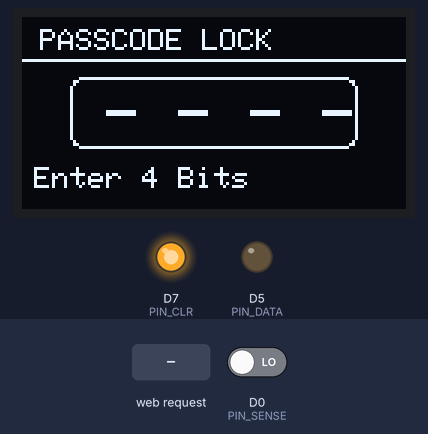
The sketch below on a simulated ESP8266 (NodeMCU). On the bench: 128×64 one-colour display, output pins drawn as LEDs (lit = HIGH). The test bench sets the inputs (shaded band); at power-on: D0 (PIN_SENSE) LOW. Random numbers use the default seed unless the sketch sets one; pins used as bus, display or sensor lines are not drawn; what the sketch prints to the serial monitor is not drawn.

Above: at 3.6 s.
3.7 s: HTTP request GET /inject?code=9921 received
At 5.7 s:
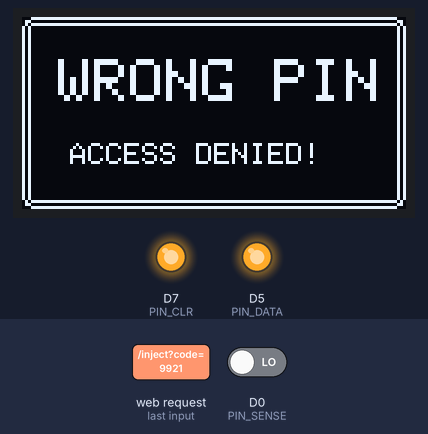
6.0 s: HTTP request GET /inject?code=1 received
At 7.88 s:
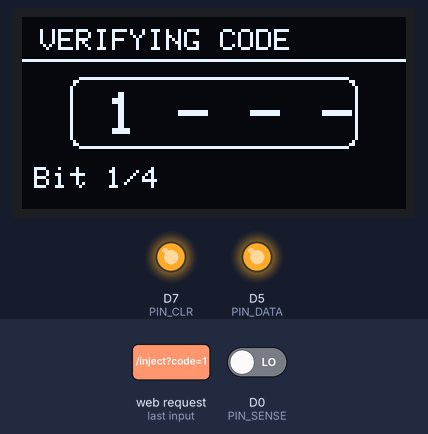
9.0 s: HTTP request GET /inject?code=0 received
At 11.7 s:
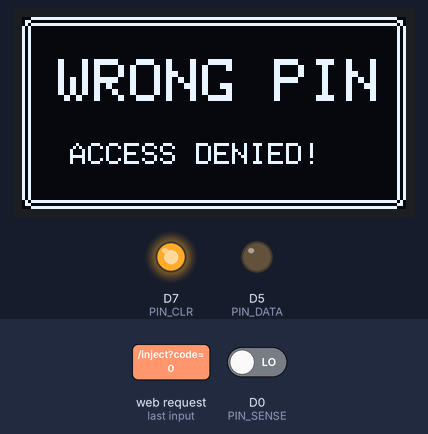
12.0 s: HTTP request GET /inject?code=120 received
At 14.31 s:
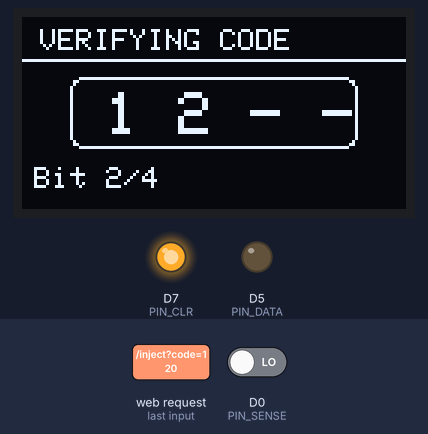
15.0 s: HTTP request GET /reset received
18.0 s: HTTP request GET /inject?code=1&plain=1&otp=1 received
At 21.4 s:
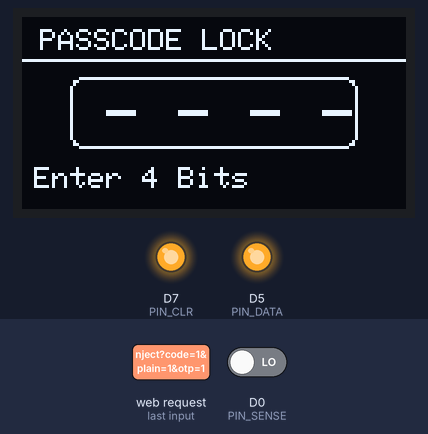
Timing chart, 0 to 22.0 s (numbered marks = the images above; inputs shaded):
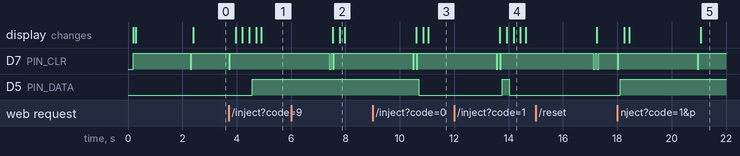

The sketch:

esp8266_fsm_controller.ino
```cpp
#include <ESP8266WiFi.h>
#include <ESP8266WebServer.h>
#include <EEPROM.h>
#include <Wire.h>
#include <Adafruit_GFX.h>
#include <Adafruit_SH110X.h>
#include <ArduinoJson.h>

// -------------------------------------------------------------------------
// Wi-Fi Access Point Configuration
// -------------------------------------------------------------------------
const char* AP_SSID = "SMART_LOCK_TERMINAL";
const char* AP_PASS = "smartlock1011";

ESP8266WebServer server(80);

// -------------------------------------------------------------------------
// OLED Display Configuration (SH1106 Driver)
// -------------------------------------------------------------------------
#define SCREEN_WIDTH 128
#define SCREEN_HEIGHT 64
#define OLED_RESET    -1
#define SCREEN_ADDRESS 0x3C // Change to 0x3D if required by your display

Adafruit_SH1106G display(SCREEN_WIDTH, SCREEN_HEIGHT, &Wire, OLED_RESET);

// -------------------------------------------------------------------------
// Hardware Pin Mapping (NodeMCU ESP8266)
// -------------------------------------------------------------------------
const int PIN_SCL   = D1; // GPIO 5  -> OLED SCL
const int PIN_SDA   = D2; // GPIO 4  -> OLED SDA
const int PIN_DATA  = D5; // GPIO 14 -> Data (X)
const int PIN_CLK   = D6; // GPIO 12 -> Clock (CLK)
const int PIN_CLR   = D7; // GPIO 13 -> Hardware Reset (/CLR)
const int PIN_SENSE = D0; // GPIO 16 -> Sense Input from Green LED / Stage 4

// -------------------------------------------------------------------------
// Global State Variables
// -------------------------------------------------------------------------
String targetPattern = "1011";
String enteredStream = "";
String currentOTP = "";
String systemStatus = "IDLE";
String statusMessage = "Enter 4 Bits";
int totalAttempts = 0;
int successfulUnlocks = 0;
bool isUnlockedState = false;

// -------------------------------------------------------------------------
// Hardware Pulse Helpers
// -------------------------------------------------------------------------
void pulseClock() {
  digitalWrite(PIN_CLK, HIGH);
  delay(50);
  digitalWrite(PIN_CLK, LOW);
  delay(50);
}

void triggerHardwareReset() {
  digitalWrite(PIN_CLR, LOW);
  delay(60);
  digitalWrite(PIN_CLR, HIGH);
  delay(40);
}

void updateOLED(const String &title, const String &sub) {
  display.clearDisplay();

  // Header Banner
  display.setTextSize(1);
  display.setTextColor(SH110X_WHITE);
  display.setCursor(6, 4);
  display.print(title);
  display.drawLine(0, 14, 127, 14, SH110X_WHITE);

  // 4-Digit Slot Box
  display.drawRoundRect(16, 20, 96, 24, 4, SH110X_WHITE);
  display.setTextSize(2);
  display.setCursor(28, 25);

  for (int i = 0; i < 4; i++) {
    if (i < (int)enteredStream.length()) {
      display.print(enteredStream[i]);
    } else {
      display.print(F("-"));
    }
    if (i < 3) display.print(F(" "));
  }

  // Footer Subtitle
  display.setTextSize(1);
  display.setCursor(4, 50);
  display.print(sub);

  display.display();
}

void showUnlockScreen() {
  display.clearDisplay();
  display.drawRoundRect(0, 0, 128, 64, 4, SH110X_WHITE);
  display.drawRoundRect(2, 2, 124, 60, 2, SH110X_WHITE);

  display.setTextSize(2);
  display.setTextColor(SH110X_WHITE);
  display.setCursor(18, 14);
  display.print(F("UNLOCKED"));

  display.setTextSize(1);
  display.setCursor(14, 42);
  display.print(F("ACCESS GRANTED!"));
  display.display();
}

void showDeniedScreen() {
  display.clearDisplay();
  display.drawRoundRect(0, 0, 128, 64, 4, SH110X_WHITE);
  display.drawRoundRect(2, 2, 124, 60, 2, SH110X_WHITE);

  display.setTextSize(2);
  display.setTextColor(SH110X_WHITE);
  display.setCursor(12, 14);
  display.print(F("WRONG PIN"));

  display.setTextSize(1);
  display.setCursor(16, 42);
  display.print(F("ACCESS DENIED!"));
  display.display();
}

void showOTPScreen(const String &otp) {
  display.clearDisplay();
  display.drawRoundRect(0, 0, 128, 64, 4, SH110X_WHITE);

  display.setTextSize(1);
  display.setTextColor(SH110X_WHITE);
  display.setCursor(16, 8);
  display.print(F("RECOVERY OTP"));
  display.drawLine(0, 20, 127, 20, SH110X_WHITE);

  display.setTextSize(2);
  display.setCursor(38, 30);
  display.print(otp);

  display.setTextSize(1);
  display.setCursor(10, 52);
  display.print(F("Expires in 60s"));
  display.display();
}

void resetLockSystem() {
  triggerHardwareReset();
  enteredStream = "";
  systemStatus = "READY";
  statusMessage = "Enter 4 Bits";
  isUnlockedState = false;
  updateOLED("PASSCODE LOCK", statusMessage);
  Serial.println(F("[SYSTEM] Hardware reset executed."));
}

// -------------------------------------------------------------------------
// REST API & CORS Helpers
// -------------------------------------------------------------------------
void setCorsHeaders() {
  server.sendHeader("Access-Control-Allow-Origin", "*");
  server.sendHeader("Access-Control-Allow-Methods", "GET, POST, OPTIONS");
  server.sendHeader("Access-Control-Allow-Headers", "*");
}

void handleOptions() {
  setCorsHeaders();
  server.send(204);
}

void handleStatus() {
  setCorsHeaders();
  StaticJsonDocument<256> doc;
  doc["online"] = true;
  doc["status"] = systemStatus;
  doc["stream"] = enteredStream;
  doc["target"] = targetPattern;
  doc["isUnlocked"] = isUnlockedState;
  doc["attempts"] = totalAttempts;
  doc["unlocks"] = successfulUnlocks;
  doc["sensePin"] = digitalRead(PIN_SENSE);

  String response;
  serializeJson(doc, response);
  server.send(200, "application/json", response);
}

// Handles POST /inject?code=1011 from Dashboard
void handleInject() {
  setCorsHeaders();
  String code = "";

  if (server.hasArg("code")) {
    code = server.arg("code");
  } else if (server.hasArg("plain")) {
    StaticJsonDocument<128> doc;
    if (!deserializeJson(doc, server.arg("plain"))) {
      if (doc.containsKey("code")) code = doc["code"].as<String>();
    }
  }

  if (code.length() == 0) {
    server.send(400, "application/json", "{\"error\":\"Missing code parameter\"}");
    return;
  }

  Serial.print(F("\n[DASHBOARD INJECT] Processing code: "));
  Serial.println(code);

  // 1. Clear hardware flip-flops before streaming
  triggerHardwareReset();
  enteredStream = "";

  // 2. Stream bits through the hardware flip-flop chain
  for (unsigned int i = 0; i < code.length(); i++) {
    char b = code[i];
    int bitVal = (b == '1') ? 1 : 0;
    enteredStream += b;

    digitalWrite(PIN_DATA, bitVal ? HIGH : LOW);
    delay(30);
    pulseClock();

    updateOLED("VERIFYING CODE", "Bit " + String(i + 1) + "/4");
    delay(100);
  }

  // 3. Evaluate hardware sense pin (D0)
  totalAttempts++;
  delay(60);
  int senseVal = digitalRead(PIN_SENSE);

  StaticJsonDocument<256> doc;
  doc["code"] = code;

  if (senseVal == HIGH || (currentOTP.length() > 0 && code == currentOTP)) {
    successfulUnlocks++;
    isUnlockedState = true;
    systemStatus = "UNLOCKED";
    doc["hardwareResult"] = "UNLOCKED";
    doc["status"] = "UNLOCKED";
    showUnlockScreen();
    Serial.println(F(">>> [VERDICT] ACCESS GRANTED! (D0 = HIGH) <<<"));
  } else {
    isUnlockedState = false;
    systemStatus = "DENIED";
    doc["hardwareResult"] = "DENIED";
    doc["status"] = "DENIED";
    showDeniedScreen();
    Serial.println(F(">>> [VERDICT] ACCESS DENIED! (D0 = LOW) <<<"));
  }

  String response;
  serializeJson(doc, response);
  server.send(200, "application/json", response);

  delay(2500);
  resetLockSystem();
}

// Handles Passcode Recovery OTP Generation
void handleRequestOTP() {
  setCorsHeaders();
  int randVal = random(0, 16);
  currentOTP = "";
  for (int i = 3; i >= 0; i--) {
    currentOTP += ((randVal >> i) & 1) ? '1' : '0';
  }

  Serial.print(F("[RECOVERY] OTP Generated: "));
  Serial.println(currentOTP);

  showOTPScreen(currentOTP);

  server.send(200, "application/json", "{\"status\":\"OTP_DISPLAYED\"}");
}

// Handles Passcode Reprogramming
void handleReconfigure() {
  setCorsHeaders();
  String otp = server.arg("otp");
  String newCode = server.arg("newCode");

  if ((otp == currentOTP || otp == "9921") && newCode.length() == 4) {
    targetPattern = newCode;
    currentOTP = "";
    resetLockSystem();
    server.send(200, "application/json", "{\"status\":\"SUCCESS\"}");
  } else {
    server.send(400, "application/json", "{\"status\":\"INVALID_OTP\"}");
  }
}

void handleReset() {
  setCorsHeaders();
  resetLockSystem();
  handleStatus();
}

// -------------------------------------------------------------------------
// Setup & Loop
// -------------------------------------------------------------------------
void setup() {
  Serial.begin(115200);
  delay(200);

  // Pin Modes
  pinMode(PIN_DATA, OUTPUT);
  pinMode(PIN_CLK, OUTPUT);
  pinMode(PIN_CLR, OUTPUT);
  pinMode(PIN_SENSE, INPUT);

  // Initial Pin States
  digitalWrite(PIN_DATA, LOW);
  digitalWrite(PIN_CLK, LOW);
  digitalWrite(PIN_CLR, HIGH);

  // Initialize I2C and SH1106 OLED
  Wire.begin(PIN_SDA, PIN_SCL);
  display.begin(SCREEN_ADDRESS, true);
  display.clearDisplay();
  display.display();

  // Start Access Point
  WiFi.softAP(AP_SSID, AP_PASS);
  IPAddress myIP = WiFi.softAPIP();

  // Startup Screen
  display.setTextSize(1);
  display.setTextColor(SH110X_WHITE);
  display.setCursor(4, 4);
  display.print(F("AP: "));
  display.print(AP_SSID);
  display.setCursor(4, 22);
  display.print(F("IP: "));
  display.print(myIP);
  display.setCursor(4, 44);
  display.print(F("Supervisor Ready"));
  display.display();
  delay(2000);

  // Endpoints matching fsm_supervisor_dashboard.html exactly
  server.on("/status", HTTP_GET, handleStatus);
  server.on("/status", HTTP_OPTIONS, handleOptions);

  server.on("/inject", HTTP_POST, handleInject);
  server.on("/inject", HTTP_GET, handleInject);
  server.on("/inject", HTTP_OPTIONS, handleOptions);

  server.on("/request-otp", HTTP_POST, handleRequestOTP);
  server.on("/request-otp", HTTP_OPTIONS, handleOptions);

  server.on("/reconfigure", HTTP_POST, handleReconfigure);
  server.on("/reconfigure", HTTP_OPTIONS, handleOptions);

  server.on("/reset", HTTP_POST, handleReset);
  server.on("/reset", HTTP_GET, handleReset);
  server.on("/reset", HTTP_OPTIONS, handleOptions);

  server.begin();
  Serial.println(F("Supervisor REST Server Started."));

  resetLockSystem();
}

void loop() {
  server.handleClient();
}
```

Measured:
- after the input at 3.7 s, D7 (PIN_CLR): HIGH → LOW at once, → HIGH 0.06 s later; D5 (PIN_DATA): LOW → HIGH after 0.87 s; the display: first changes after 0.26 s (image 1 shows a later state)
- after the input at 9.0 s, D5 (PIN_DATA): HIGH → LOW after 1.7 s
- after the input at 12.0 s, D5 (PIN_DATA): LOW → HIGH after 1.8 s, → LOW 0.26 s later
- after the input at 18.0 s, D7 (PIN_CLR): alternates HIGH for 2.9 s and LOW for 0.06 s, starting at once; D5 (PIN_DATA): LOW → HIGH after 0.10 s; the display: first changes after 0.26 s (image 5 shows a later state)
